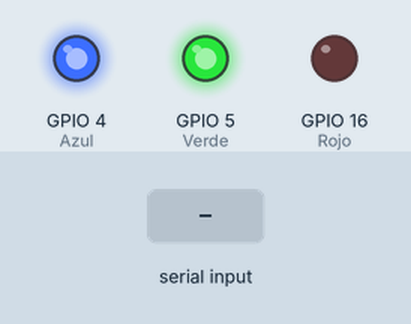
Recording of a program running on a simulated ESP8266 (NodeMCU). Parts: output pins drawn as LEDs (lit = HIGH). The test bench sets the inputs (shaded band).

Above: at 4.8 s.
4.9 s: "4" received over Serial
At 6.4 s:
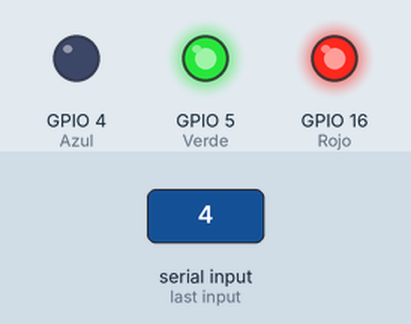
10.9 s: "1" received over Serial
At 13.4 s:
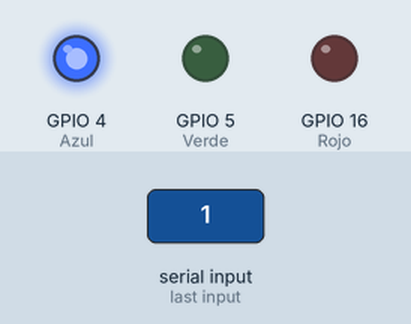
16.9 s: "5" received over Serial
At 19.2 s:
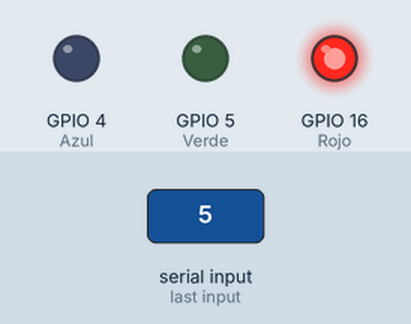
22.9 s: "2" received over Serial
At 26.4 s:
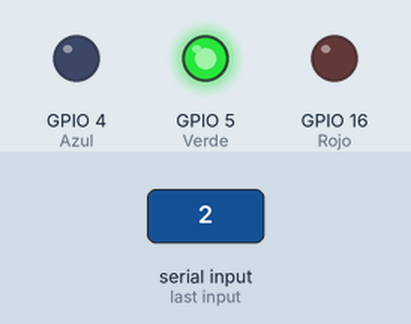
28.9 s: "0" received over Serial
At 30.7 s:
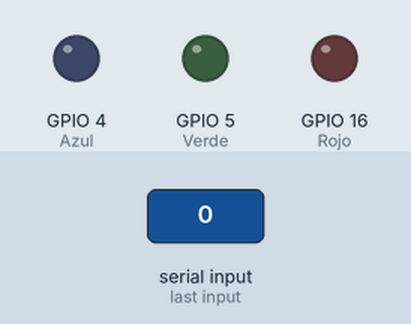
Timing chart, 0 to 35.5 s (numbered marks = the images above; inputs shaded):
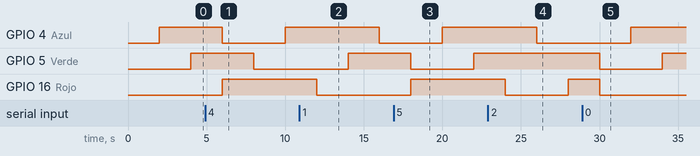

The program:

main.cpp
```cpp
#include <Arduino.h>

#define Rojo 16
#define Verde 5
#define Azul 4
int retardo = 2000;
char datoserial;
int caso;

void setup()
{
  pinMode(Rojo, OUTPUT);
  pinMode(Verde, OUTPUT);
  pinMode(Azul, OUTPUT);
  Serial.begin(9600);
}

void ColorNegro()
{
  digitalWrite(Rojo, LOW);
  digitalWrite(Verde, LOW);
  digitalWrite(Azul, LOW);
}
void ColorAzul()
{
  digitalWrite(Rojo, LOW);
  digitalWrite(Verde, LOW);
  digitalWrite(Azul, HIGH);
}
void ColorAguaMarina()
{
  digitalWrite(Rojo, LOW);
  digitalWrite(Verde, HIGH);
  digitalWrite(Azul, HIGH);
}
void ColorVerde()
{
  digitalWrite(Rojo, LOW);
  digitalWrite(Verde, HIGH);
  digitalWrite(Azul, LOW);
}
void ColorAmarillo()
{
  digitalWrite(Rojo, HIGH);
  digitalWrite(Verde, HIGH);
  digitalWrite(Azul, LOW);
}
void ColorRojo()
{
  digitalWrite(Rojo, HIGH);
  digitalWrite(Verde, LOW);
  digitalWrite(Azul, LOW);
}
void ColorMorado()
{
  digitalWrite(Rojo, HIGH);
  digitalWrite(Verde, LOW);
  digitalWrite(Azul, HIGH);
}
void ColorBlanco()
{
  digitalWrite(Rojo, HIGH);
  digitalWrite(Verde, HIGH);
  digitalWrite(Azul, HIGH);
}

void loop()
{
  if (Serial.available() > 0)
  {
    datoserial = Serial.read();
    switch (datoserial)
    {
    case '0':
      caso = 0;
      break;
    case '1':
      caso = 1;
      break;
    case '2':
      caso = 2;
      break;
    case '3':
      caso = 3;
      break;
    case '4':
      caso = 4;
      break;
    case '5':
      caso = 5;
      break;
    case '6':
      caso = 6;
      break;
    case '7':
      caso = 7;
      break;
    case 'q':
      caso = 8;
      break;
    case 'w':
      caso = 9;
      break;
    case 'e':
      caso = 10;
      break;
    case 'r':
      caso = 11;
      break;
    case 't':
      caso = 12;
      break;
    case 'y':
      caso = 13;
      break;
    case 'u':
      caso = 14;
      break;
    case 'i':
      caso = 15;
      break;
    default:
      Serial.println("Caracter no reconocido");
      break;
    }
  }

  switch (caso)
  {
  case 0:
    ColorNegro();
    delay(retardo);
    caso = 1;
    break;
  case 1:
    ColorAzul();
    delay(retardo);
    caso = 2;
    break;
  case 2:
    ColorAguaMarina();
    delay(retardo);
    caso = 3;
    break;
  case 3:
    ColorVerde();
    delay(retardo);
    caso = 4;
    break;
  case 4:
    ColorAmarillo();
    delay(retardo);
    caso = 5;
    break;
  case 5:
    ColorRojo();
    delay(retardo);
    caso = 6;
    break;
  case 6:
    ColorMorado();
    delay(retardo);
    caso = 7;
    break;
  case 7:
    ColorBlanco();
    delay(retardo);
    caso = 0;
    break;
  case 8:
    ColorNegro();
    break;
  case 9:
    ColorAzul();
    break;
  case 10:
    ColorAguaMarina();
    break;
  case 11:
    ColorVerde();
    break;
  case 12:
    ColorAmarillo();
    break;
  case 13:
    ColorRojo();
    break;
  case 14:
    ColorMorado();
    break;
  case 15:
    ColorBlanco();
    break;
  default:
    ColorNegro();
    Serial.println("No hay caso");
    delay(retardo);
    break;
  }
}
```

Measured:
- after the input at 4.9 s, GPIO 5 (Verde): HIGH → LOW after 3.1 s instead of 5.1 s; GPIO 16 (Rojo): LOW → HIGH after 1.1 s instead of 3.1 s
- after the input at 10.9 s, GPIO 16 (Rojo): HIGH → LOW after 1.1 s instead of 3.1 s
- after the input at 16.9 s, GPIO 4 (Azul): LOW → HIGH after 3.1 s instead of 5.1 s; GPIO 5 (Verde): HIGH → LOW after 1.1 s instead of 3.1 s
- after the input at 22.9 s, GPIO 5 (Verde): stays HIGH (without the input it goes to LOW after 1.1 s)
- after the input at 28.9 s, GPIO 16 (Rojo): HIGH → LOW after 1.1 s
